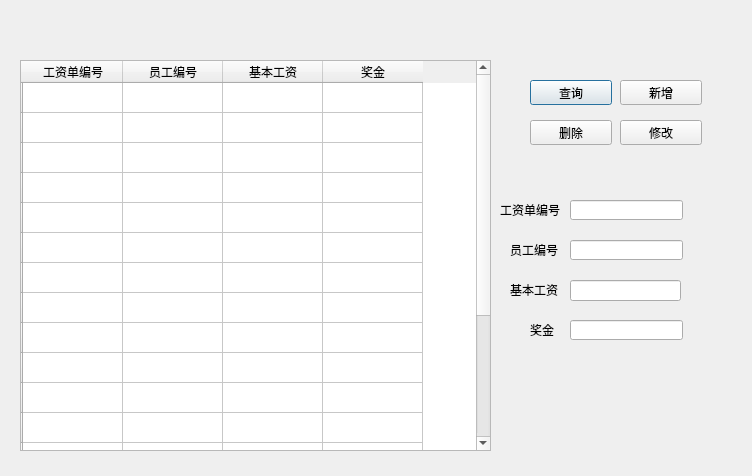
<?xml version="1.0" encoding="UTF-8"?>
<ui version="4.0">
 <class>Dialog8</class>
 <widget class="QDialog" name="Dialog8">
  <property name="geometry">
   <rect>
    <x>0</x>
    <y>0</y>
    <width>752</width>
    <height>476</height>
   </rect>
  </property>
  <property name="windowTitle">
   <string>工资管理</string>
  </property>
  <widget class="QTableWidget" name="tableWidget">
   <property name="geometry">
    <rect>
     <x>20</x>
     <y>60</y>
     <width>471</width>
     <height>391</height>
    </rect>
   </property>
   <row>
    <property name="text">
     <string/>
    </property>
   </row>
   <row>
    <property name="text">
     <string/>
    </property>
   </row>
   <row>
    <property name="text">
     <string/>
    </property>
   </row>
   <row>
    <property name="text">
     <string/>
    </property>
   </row>
   <row>
    <property name="text">
     <string/>
    </property>
   </row>
   <row>
    <property name="text">
     <string/>
    </property>
   </row>
   <row>
    <property name="text">
     <string/>
    </property>
   </row>
   <row>
    <property name="text">
     <string/>
    </property>
   </row>
   <row>
    <property name="text">
     <string/>
    </property>
   </row>
   <row>
    <property name="text">
     <string/>
    </property>
   </row>
   <row>
    <property name="text">
     <string/>
    </property>
   </row>
   <row>
    <property name="text">
     <string/>
    </property>
   </row>
   <row>
    <property name="text">
     <string/>
    </property>
   </row>
   <row>
    <property name="text">
     <string/>
    </property>
   </row>
   <row>
    <property name="text">
     <string/>
    </property>
   </row>
   <row>
    <property name="text">
     <string/>
    </property>
   </row>
   <row>
    <property name="text">
     <string/>
    </property>
   </row>
   <row>
    <property name="text">
     <string/>
    </property>
   </row>
   <column>
    <property name="text">
     <string>工资单编号</string>
    </property>
   </column>
   <column>
    <property name="text">
     <string>员工编号</string>
    </property>
   </column>
   <column>
    <property name="text">
     <string>基本工资</string>
    </property>
   </column>
   <column>
    <property name="text">
     <string>奖金</string>
    </property>
   </column>
  </widget>
  <widget class="QPushButton" name="pushButton">
   <property name="geometry">
    <rect>
     <x>530</x>
     <y>80</y>
     <width>82</width>
     <height>25</height>
    </rect>
   </property>
   <property name="text">
    <string>查询</string>
   </property>
  </widget>
  <widget class="QPushButton" name="pushButton_2">
   <property name="geometry">
    <rect>
     <x>620</x>
     <y>80</y>
     <width>82</width>
     <height>25</height>
    </rect>
   </property>
   <property name="text">
    <string>新增</string>
   </property>
  </widget>
  <widget class="QPushButton" name="pushButton_3">
   <property name="geometry">
    <rect>
     <x>530</x>
     <y>120</y>
     <width>82</width>
     <height>25</height>
    </rect>
   </property>
   <property name="text">
    <string>删除</string>
   </property>
  </widget>
  <widget class="QPushButton" name="pushButton_4">
   <property name="geometry">
    <rect>
     <x>620</x>
     <y>120</y>
     <width>82</width>
     <height>25</height>
    </rect>
   </property>
   <property name="text">
    <string>修改</string>
   </property>
  </widget>
  <widget class="QLabel" name="label_2">
   <property name="geometry">
    <rect>
     <x>500</x>
     <y>200</y>
     <width>71</width>
     <height>20</height>
    </rect>
   </property>
   <property name="text">
    <string>工资单编号</string>
   </property>
  </widget>
  <widget class="QLineEdit" name="lineEdit">
   <property name="geometry">
    <rect>
     <x>570</x>
     <y>200</y>
     <width>113</width>
     <height>20</height>
    </rect>
   </property>
  </widget>
  <widget class="QLabel" name="label_3">
   <property name="geometry">
    <rect>
     <x>510</x>
     <y>240</y>
     <width>61</width>
     <height>20</height>
    </rect>
   </property>
   <property name="text">
    <string>员工编号</string>
   </property>
  </widget>
  <widget class="QLineEdit" name="lineEdit_2">
   <property name="geometry">
    <rect>
     <x>570</x>
     <y>240</y>
     <width>113</width>
     <height>20</height>
    </rect>
   </property>
  </widget>
  <widget class="QLabel" name="label_4">
   <property name="geometry">
    <rect>
     <x>510</x>
     <y>280</y>
     <width>51</width>
     <height>20</height>
    </rect>
   </property>
   <property name="text">
    <string>基本工资</string>
   </property>
  </widget>
  <widget class="QLineEdit" name="lineEdit_3">
   <property name="geometry">
    <rect>
     <x>570</x>
     <y>280</y>
     <width>111</width>
     <height>21</height>
    </rect>
   </property>
  </widget>
  <widget class="QLabel" name="label_5">
   <property name="geometry">
    <rect>
     <x>530</x>
     <y>320</y>
     <width>51</width>
     <height>20</height>
    </rect>
   </property>
   <property name="text">
    <string>奖金</string>
   </property>
  </widget>
  <widget class="QLineEdit" name="lineEdit_4">
   <property name="geometry">
    <rect>
     <x>570</x>
     <y>320</y>
     <width>113</width>
     <height>20</height>
    </rect>
   </property>
  </widget>
 </widget>
 <resources/>
 <connections/>
</ui>
